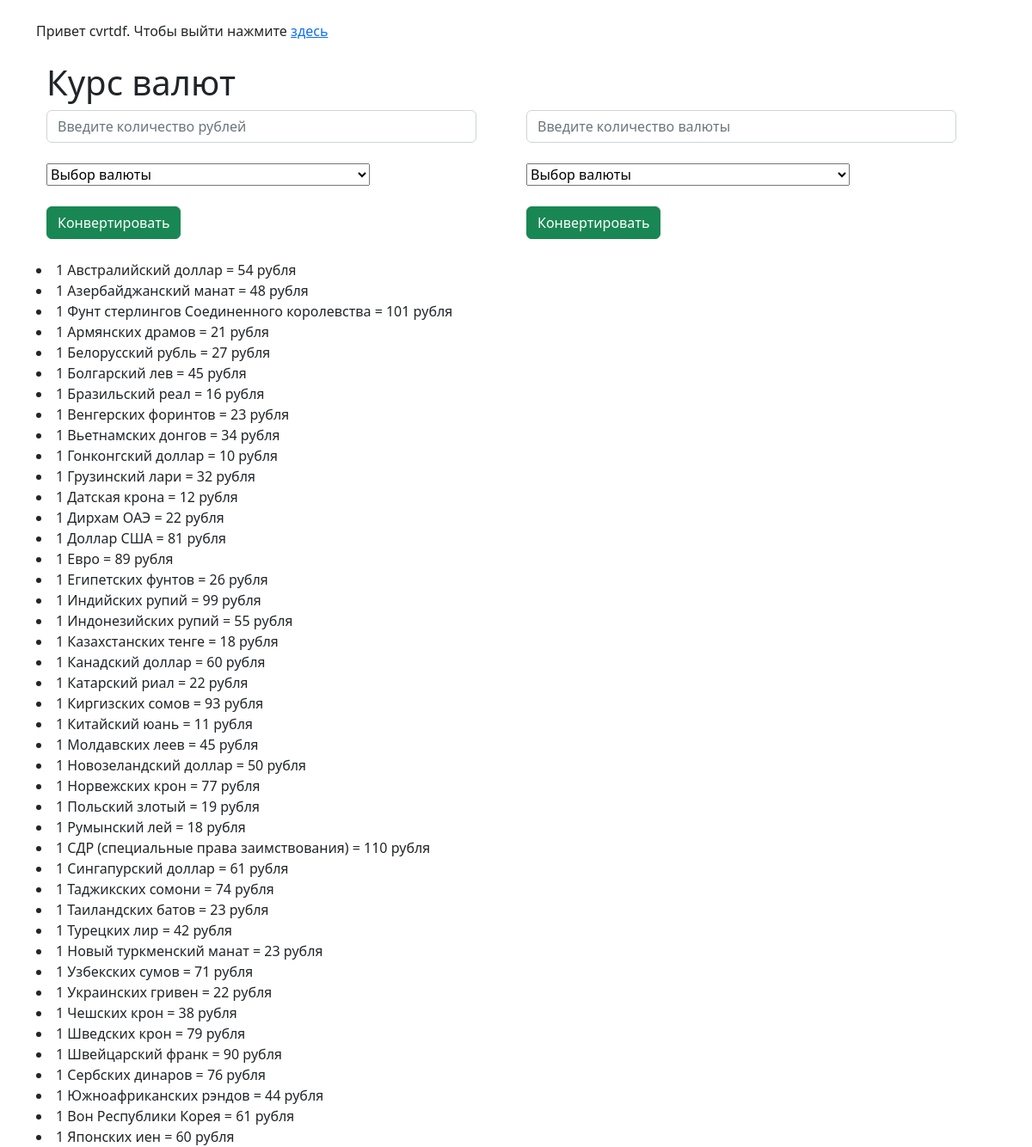
Page /index.php (signed in) on the committed database.
### tables this page shows
CREATE TABLE IF NOT EXISTS `valute` (
  `id` int UNSIGNED NOT NULL AUTO_INCREMENT,
  `name` varchar(100) NOT NULL,
  `val` int NOT NULL,
  `data update` int NOT NULL,
  PRIMARY KEY (`id`)
);

### index.php (the view, shortened to what this page needs)
<!DOCTYPE html>
<html lang="en">
<head>
    <link rel="stylesheet" href="https://cdn.jsdelivr.net/npm/bootstrap@5.2.3/dist/css/bootstrap.min.css">
    <link rel="stylesheet" href="css/style.css">
</head>
<body>
    <div class="container mt-4">
        <?php
            if(isset($_COOKIE["user"]) == 0):
        ?>
        <div class="row">
            <div class="col">
                <h1>Форма регистрации</h1>
                <form action="validation-form/check.php" method="post">
                    <input type="text" class="form-control" name="login" id="login" placeholder="Введите логин"><br>
                    <input type="text" class="form-control" name="name" id="name" placeholder="Введите имя"><br>
                    <input type="password" class="form-control" name="pass" id="pass" placeholder="Введите пароль"><br>
                    <button class="btn btn-success" type="submit">Зарегистрировать</button>
                </form>
            </div>
            <div class="col">
                <h1>Форма авторизации</h1>
                <form action="validation-form/auth.php" method="post">
                    <input type="text" class="form-control" name="login" id="login" placeholder="Введите логин"><br>
                    <input type="password" class="form-control" name="pass" id="pass" placeholder="Введите пароль"><br>
                    <button class="btn btn-success" type="submit">Войти</button>
                </form>
            </div>
        </div>
        <?php
            else:
        ?>
        <p>Привет <?=$_COOKIE['user']?>. Чтобы выйти нажмите <a href="exit.php">здесь</a></p>
        <div class="container mt-4">
            <h1>Курс валют</h1>
            <div class="row">
                <div class="col">
                    <form action="validation-form/convert.php" method="get">
                        <input type="number" class="form-control" name="count" id="count" placeholder="Введите количество рублей"><br>
                        <div class="custom-select">
                            <?php
                                echo "<select name='name'><option>Выбор валюты</option>";
                                echo "</select>";
                            ?>
                        </div><br>
                        <button class="btn btn-success" type="submit">Конвертировать</button><br>
                    </form>
                </div>
                <div class="col">
                    <form action="validation-form/convert1.php" method="get">
                        <input type="number" class="form-control" name="count" id="count" placeholder="Введите количество валюты"><br>
                        <div class="custom-select">
                            <?php
                                echo "<select name='name'><option>Выбор валюты</option>";
                                echo "</select>";
                            ?>
                        </div><br>
                        <button class="btn btn-success" type="submit">Конвертировать</button><br>
                    </form>
                </div>
            </div>
        </div>
        <br>
        <?php
           $mysql = new mysqli('localhost', 'root', '', 'register-bd');
           $sql = "SELECT  `name`, `val`, `data update` FROM valute";
           $result = $mysql->query($sql);
            foreach($result as $row) {
                echo "<li>", "1 ", $row['name'], " = ", $row['val'], " рубля", "</li>";
            }
        ?>
        <?php
            endif;
        ?>
    </div>
</body>
</html>

### css/style.css (style rules this page uses)
form { width: 500px; }

### rows in the picture
valute: name "Австралийский доллар", val "54"
valute: name "Азербайджанский манат", val "48"
valute: name "Фунт стерлингов Соединенного королевства", val "101"
valute: name "Армянских драмов", val "21"
valute: name "Белорусский рубль", val "27"
valute: name "Болгарский лев", val "45"
valute: name "Бразильский реал", val "16"
valute: name "Венгерских форинтов", val "23"
valute: name "Вьетнамских донгов", val "34"
valute: name "Гонконгский доллар", val "10"
valute: name "Грузинский лари", val "32"
valute: name "Датская крона", val "12"
valute: name "Дирхам ОАЭ", val "22"
valute: name "Доллар США", val "81"
valute: name "Евро", val "89"
valute: name "Египетских фунтов", val "26"
valute: name "Индийских рупий", val "99"
valute: name "Индонезийских рупий", val "55"
valute: name "Казахстанских тенге", val "18"
valute: name "Канадский доллар", val "60"
valute: name "Катарский риал", val "22"
valute: name "Киргизских сомов", val "93"
valute: name "Китайский юань", val "11"
valute: name "Молдавских леев", val "45"
valute: name "Новозеландский доллар", val "50"
valute: name "Норвежских крон", val "77"
valute: name "Польский злотый", val "19"
valute: name "Румынский лей", val "18"
valute: name "СДР (специальные права заимствования)", val "110"
valute: name "Сингапурский доллар", val "61"
valute: name "Таджикских сомони", val "74"
valute: name "Таиландских батов", val "23"
valute: name "Турецких лир", val "42"
valute: name "Новый туркменский манат", val "23"
valute: name "Узбекских сумов", val "71"
valute: name "Украинских гривен", val "22"
valute: name "Чешских крон", val "38"
valute: name "Шведских крон", val "79"
valute: name "Швейцарский франк", val "90"
valute: name "Сербских динаров", val "76"
valute: name "Южноафриканских рэндов", val "44"
valute: name "Вон Республики Корея", val "61"
valute: name "Японских иен", val "60"

### other values in the picture
$_COOKIE['user'] "cvrtdf"
